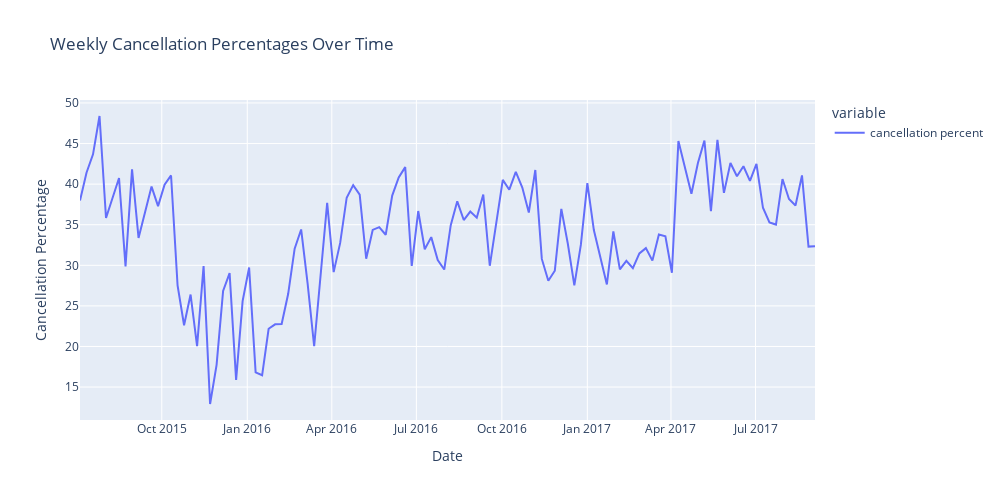

The notebook cell this image was saved under:
### Code cell
#Plotting cancellation percentage over time
fig = px.line(cxl_pct, width=1000, height=500, title='Weekly Cancellation Percentages Over Time')
fig.update_layout(showlegend=True, yaxis_title='Cancellation Percentage', xaxis_title='Date')
